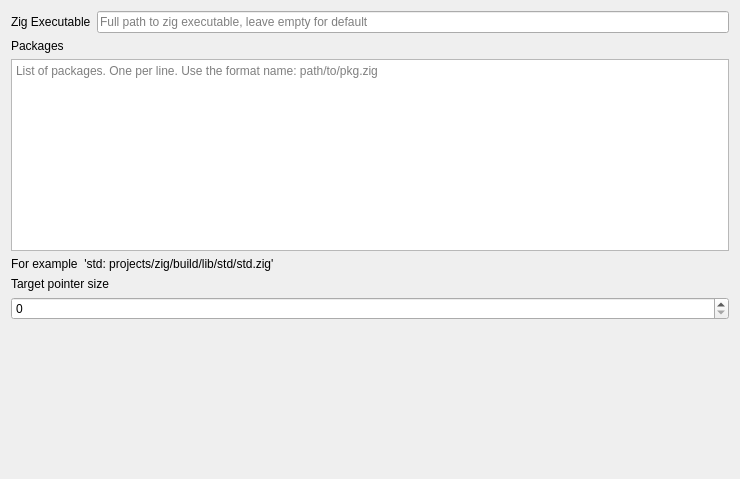
<?xml version="1.0" encoding="UTF-8"?>
<ui version="4.0">
 <class>ProjectConfig</class>
 <widget class="QWidget" name="ProjectConfig">
  <property name="geometry">
   <rect>
    <x>0</x>
    <y>0</y>
    <width>740</width>
    <height>479</height>
   </rect>
  </property>
  <layout class="QVBoxLayout" name="verticalLayout">
   <item>
    <layout class="QFormLayout" name="formLayout">
     <item row="0" column="0">
      <widget class="QLabel" name="label">
       <property name="text">
        <string>Zig Executable</string>
       </property>
      </widget>
     </item>
     <item row="0" column="1">
      <widget class="QLineEdit" name="zigExecutable">
       <property name="placeholderText">
        <string>Full path to zig executable, leave empty for default</string>
       </property>
      </widget>
     </item>
    </layout>
   </item>
   <item>
    <widget class="QLabel" name="label_2">
     <property name="text">
      <string>Packages</string>
     </property>
    </widget>
   </item>
   <item>
    <widget class="QTextEdit" name="zigPackages">
     <property name="placeholderText">
      <string>List of packages. One per line. Use the format name: path/to/pkg.zig</string>
     </property>
    </widget>
   </item>
   <item>
    <widget class="QLabel" name="label_3">
     <property name="text">
      <string>For example  'std: projects/zig/build/lib/std/std.zig'</string>
     </property>
    </widget>
   </item>
   <item>
    <widget class="QLabel" name="label_4">
     <property name="text">
      <string>Target pointer size</string>
     </property>
    </widget>
   </item>
   <item>
    <widget class="QSpinBox" name="zigTargetPtrSize">
     <property name="toolTip">
      <string extracomment="Size in bytes to use for usize, isize, etc.. Use 0 to disable."/>
     </property>
     <property name="minimum">
      <number>0</number>
     </property>
     <property name="value">
      <number>0</number>
     </property>
    </widget>
   </item>
   <item>
    <spacer name="verticalSpacer">
     <property name="orientation">
      <enum>Qt::Vertical</enum>
     </property>
     <property name="sizeHint" stdset="0">
      <size>
       <width>20</width>
       <height>40</height>
      </size>
     </property>
    </spacer>
   </item>
  </layout>
 </widget>
 <resources/>
 <connections/>
</ui>
